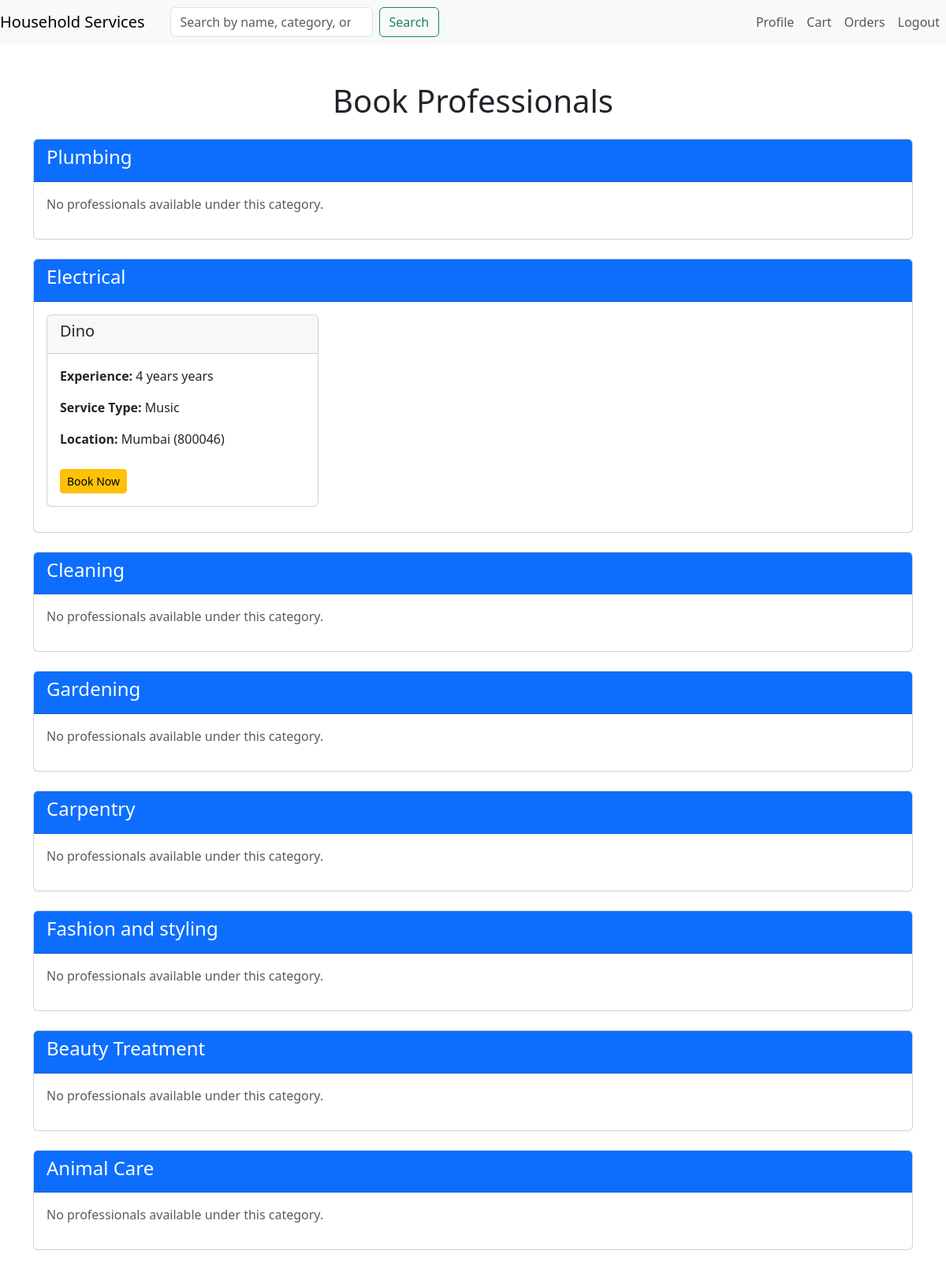
Page /book-services (signed in) on the committed database.
### models.py (models this page shows, shortened)
class Category(db.Model):
    id = db.Column(db.Integer, primary_key=True)
    name = db.Column(db.String(32), nullable=False)

class Professional(db.Model):
    id = db.Column(db.Integer, primary_key=True)
    name = db.Column(db.String(84), nullable=False)
    Email_id = db.Column(db.String(32), unique=True, nullable=False)
    passhash = db.Column(db.String(128), nullable=False)
    description = db.Column(db.String(128), nullable=True)
    service_type = db.Column(db.String(128))
    address = db.Column(db.String(32))
    Pin_Code = db.Column(db.String(8))
    experience = db.Column(db.String(8))
    category_id = db.Column(db.Integer, db.ForeignKey('category.id'), nullable=False)
    status = db.Column(db.String(16), nullable=False, default='pending')
    role = db.Column(db.String(16), nullable=False, default='service_professional')
    category = db.relationship('Category', backref='professionals', lazy=True)
    reviews = db.relationship('Review', back_populates='professional', cascade='all, delete-orphan')
    is_blocked = db.Column(db.Boolean, default=False)
    date_created = db.Column(db.DateTime, nullable=False, default=datetime.utcnow)
    document = db.Column(db.String(256), nullable=True)  # New column to store document path

### routes.py (the view, shortened to what this page needs)
@app.route('/book-services', methods=['GET', 'POST'])
def book_services():
    categories = Category.query.all()  # Assuming a Category model exists
    user = Customer.query.get(session['user_id'])  # Get the logged-in customer
    return render_template('book_services.html', user=user, categories=categories)

### templates/book_services.html (shortened to what this page needs)
{% extends 'layout.html' %}
{% block content %}
<div class="container mt-5">
    <h1 class="text-center mb-4">Book Professionals</h1>
    {% for category in categories %}
    <div class="card mb-4">
        <div class="card-header bg-primary text-white">
            <h4>{{ category.name }}</h4>
        </div>
        <div class="card-body">
            {% if category.professionals %}
            <div class="row">
                {% for professional in category.professionals %}
                <div class="col-md-4 mb-3">
                    <div class="card">
                        <div class="card-header">
                            <h5>{{ professional.name }}</h5>
                        </div>
                        <div class="card-body">
                            <p><strong>Experience:</strong> {{ professional.experience }} years</p>
                            <p><strong>Service Type:</strong> {{ professional.service_type }}</p>
                            <p><strong>Location:</strong> {{ professional.address }} ({{ professional.Pin_Code }})</p>
                            <form method="POST" action="{{ url_for('book_professional') }}">
                                <button type="submit" class="btn btn-warning btn-sm">Book Now</button>
                            </form>
                        </div>
                    </div>
                </div>
                {% endfor %}
            </div>
            {% else %}
            <p class="text-muted">No professionals available under this category.</p>
            {% endif %}
        </div>
    </div>
    {% endfor %}
</div>
{% endblock %}

### templates/book_services.html (style rules this page uses)
.card-header { font-weight: bold; }
.btn-sm { margin-top: 10px; }

### rows in the picture
Category: name "Plumbing", shows "No professionals available under this category."
Category: name "Electrical"
Professional: name "Dino", experience "4 years", service_type "Music", address "Mumbai", Pin_Code "800046"
Category: name "Cleaning", shows "No professionals available under this category."
Category: name "Gardening", shows "No professionals available under this category."
Category: name "Carpentry", shows "No professionals available under this category."
Category: name "Fashion and styling", shows "No professionals available under this category."
Category: name "Beauty Treatment", shows "No professionals available under this category."
Category: name "Animal Care", shows "No professionals available under this category."
